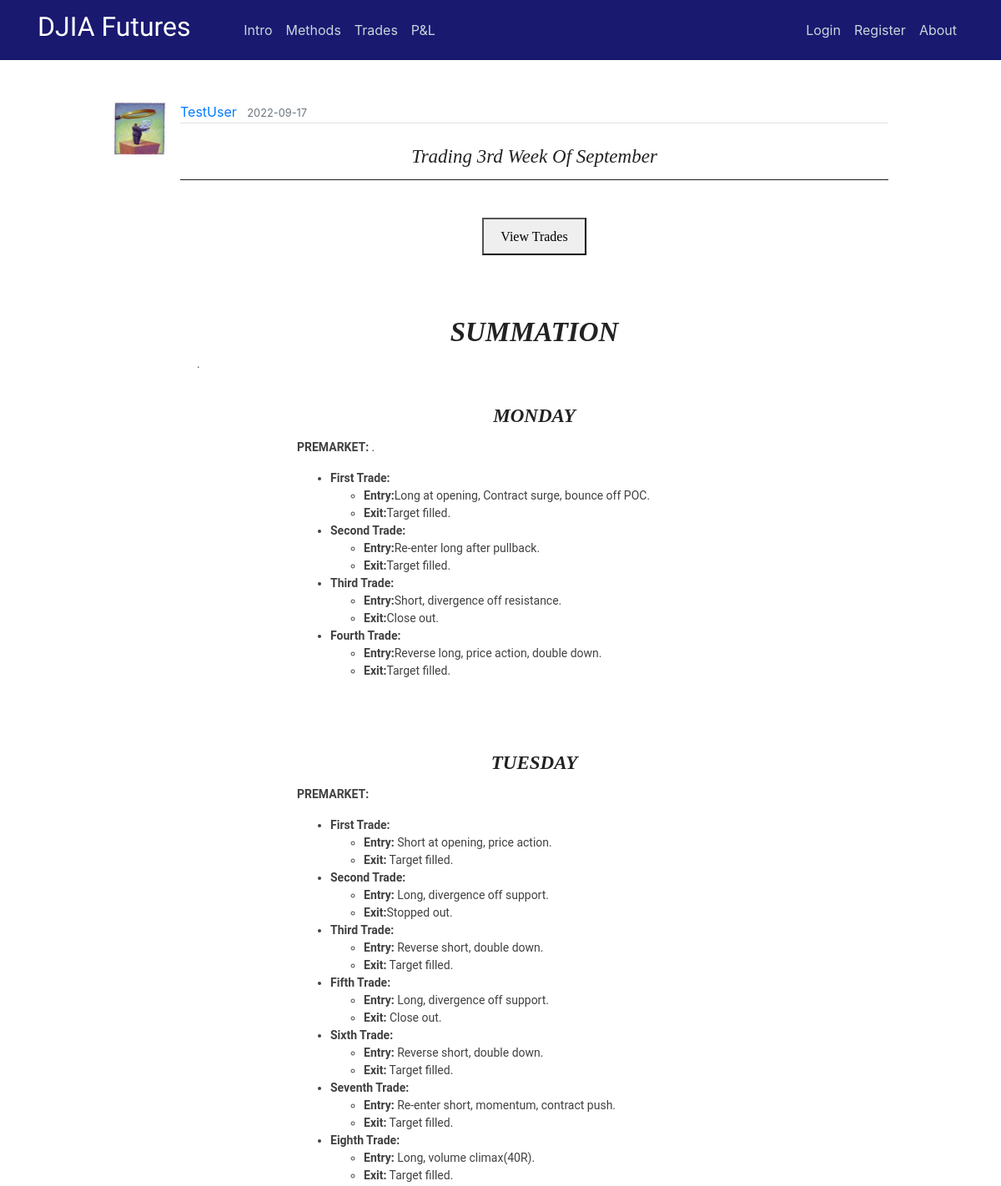
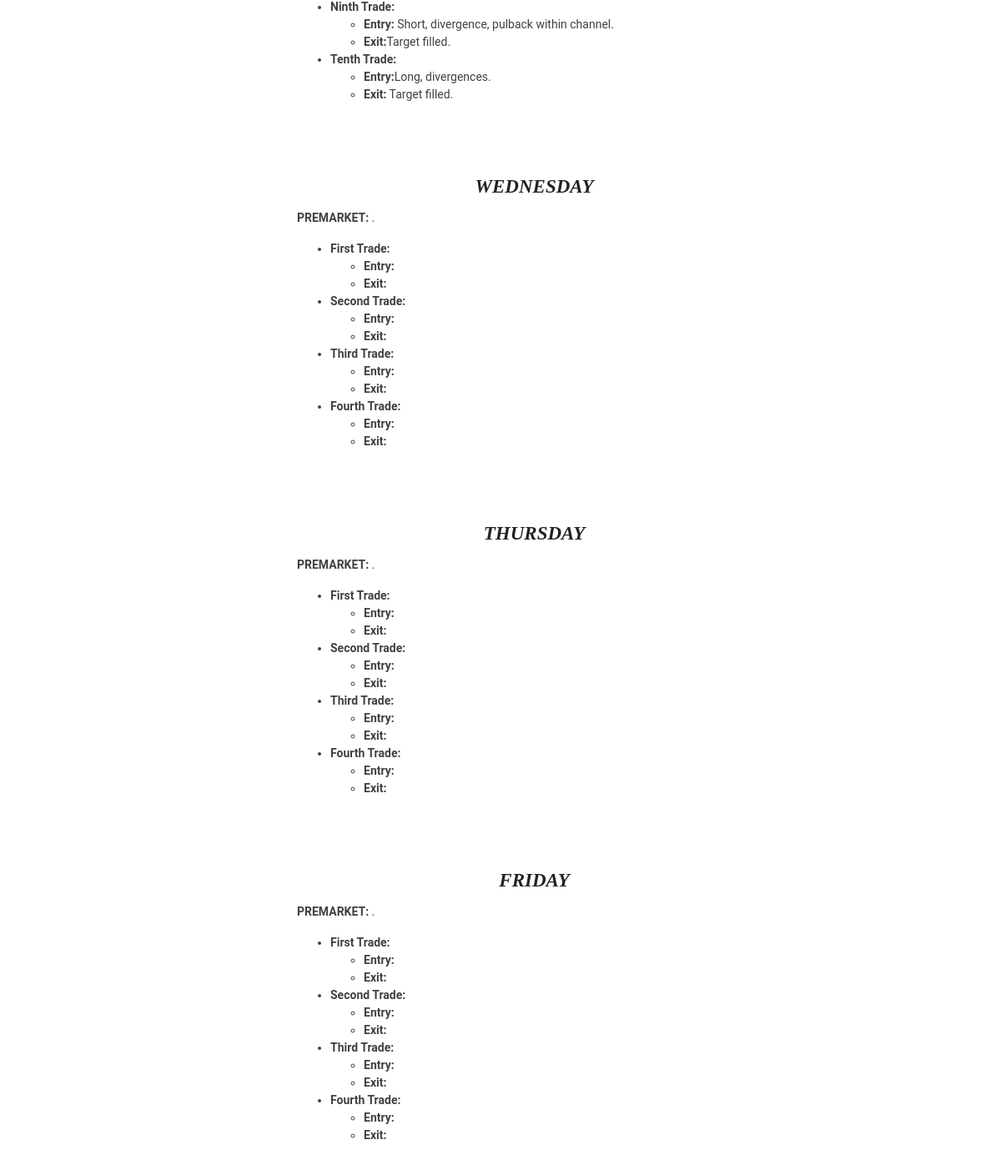
The page /post/177 on the database as committed earlier (2 pictures, top to bottom).
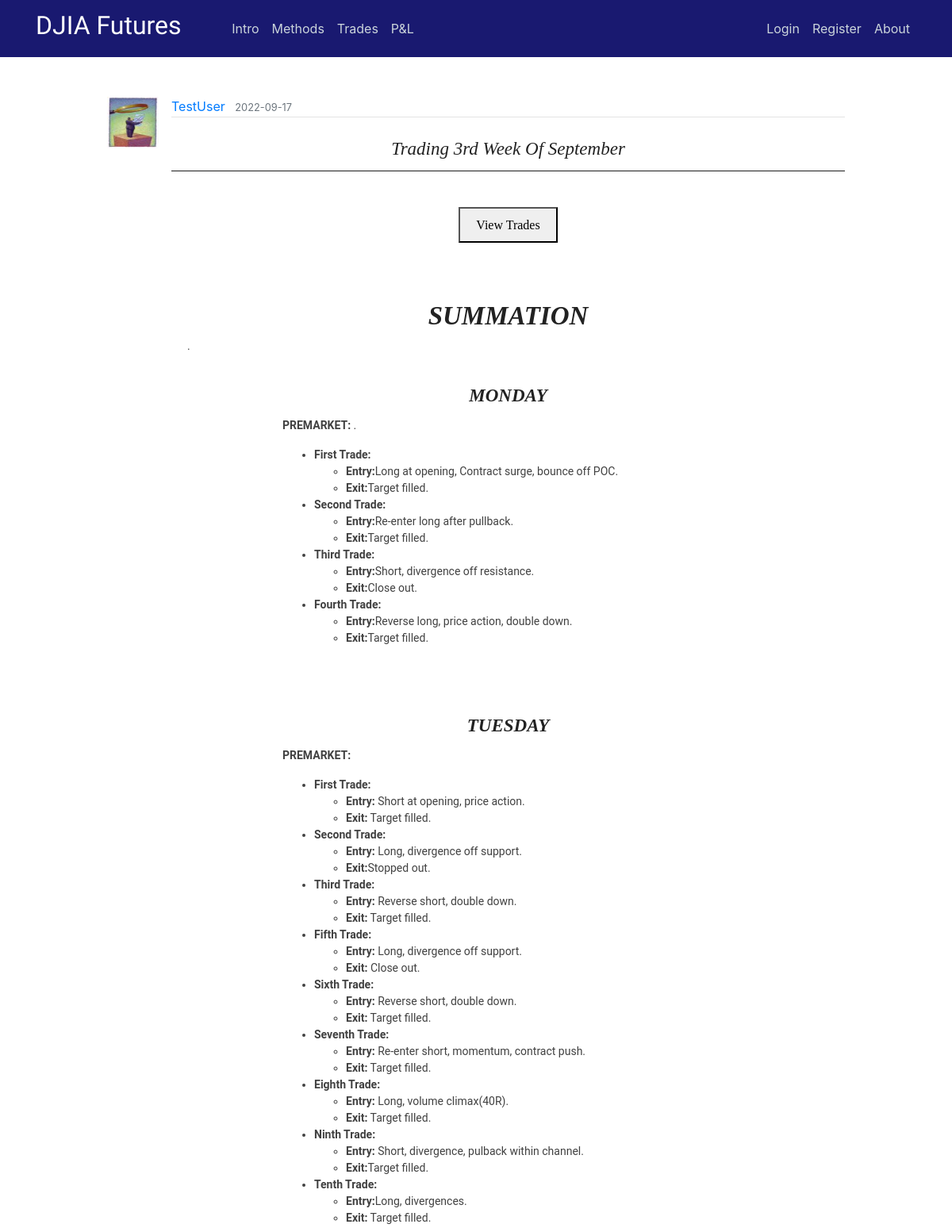
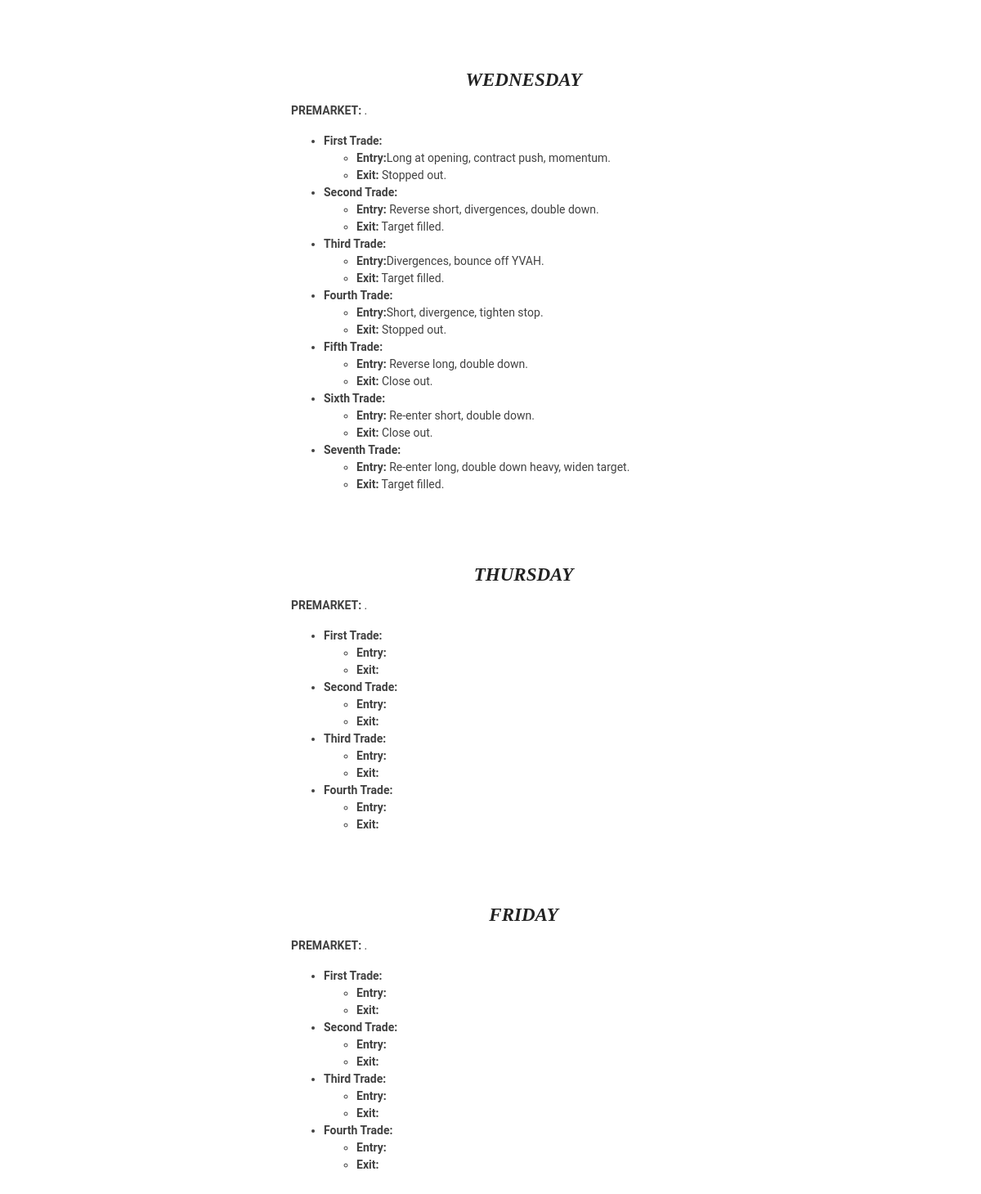
The same page on the database as committed later (2 pictures, top to bottom).
### flaskblog/models.py (models this page shows, shortened)
class User(db.Model, UserMixin):
    id = db.Column(db.Integer, primary_key=True)
    username = db.Column(db.String(20), unique=True, nullable=False)
    email = db.Column(db.String(120), unique=True, nullable=False)
    image_file = db.Column(db.String(20), nullable=False, default='default.jpg')
    password = db.Column(db.String(60), nullable=False)
    posts = db.relationship('Post', backref='author', lazy=True)

class Post(db.Model):
    id = db.Column(db.Integer, primary_key=True)
    title = db.Column(db.String(100), nullable=False)
    date_posted = db.Column(db.DateTime, nullable=False, default=datetime.utcnow)
    content = db.Column(db.Text, nullable=False)
    user_id = db.Column(db.Integer, db.ForeignKey('user.id'), nullable=False)
    teaser_title = db.Column(db.Text, nullable=True)
    teaser_details = db.Column(db.Text, nullable=True)
    teaser_caption = db.Column(db.Text, nullable=True)
    teaser_img = db.Column(db.Text, nullable=True)
    teaser_content = db.Column(db.Text, nullable=True)
    teaser_wkid = db.Column(db.Text, nullable=True)

### flaskblog/posts/routes.py (the view)
@posts.route("/post/<int:post_id>")
def post(post_id):
    post = Post.query.get_or_404(post_id)
    if len(post.teaser_wkid) != 0:
        weekly = post.teaser_wkid
    else:
        weekly = ""
    return render_template('post.html', weekly=weekly, title=post.title, post=post)

### flaskblog/templates/post.html (shortened to what this page needs)
{% extends "layout.html" %}
{% block content %}
  <article class="media content-section" style="border:none;">
    <img class="article-img" src="{{ url_for('static', filename='profile_pics/' + post.author.image_file) }}">
    <div class="media-body">
      <div class="article-metadata">
        <a class="mr-2" href="{{ url_for('users.user_posts', username=post.author.username) }}">{{ post.author.username }}</a>
        <small class="text-muted">{{ post.date_posted.strftime('%Y-%m-%d') }}</small>
      </div>
      <center><br><h3 class="hero-header">{{ post.title }}</h3><hr><br></center>
      {% if weekly |length %}
      <center><button onclick="myDetach()">View Trades</button></center>
      <br>
      <br>
      {% endif %}
      {{ post.content|safe }}
  </article>
{% endblock content %}

### flaskblog/templates/layout.html (shortened to what this page needs)
<!DOCTYPE html>
<html>
    <head>
      <link rel="stylesheet" href="https://maxcdn.bootstrapcdn.com/bootstrap/4.0.0/css/bootstrap.min.css">
      <link rel="stylesheet" type="text/css" href="{{ url_for('static', filename='main.css') }}">
      <link rel="stylesheet" type="text/css" href="{{ url_for('static', filename='study.css') }}">
      <link rel="stylesheet" type="text/css" href="{{ url_for('static', filename='modal.css') }}">
    </head>
    <body class="_backdrop">
    <div class="grid">
    <header class="site-header">
          <nav class="navbar navbar-expand-md navbar-dark bg-steel fixed-top">
              <div class="container">
                <a class="navbar-brand mr-2" href="/"><h2><span style="font-family:Lobster Two">DJIA Futures &nbsp &nbsp &nbsp</span></h2></a>
                <div class="collapse navbar-collapse" id="navbarToggle">
                  <div class="navbar-nav mr-auto">
                    <a class="nav-item nav-link" href="{{ url_for('main.intro') }}">Intro</a>
                    <a class="nav-item nav-link" href="{{ url_for('main.methods') }}">Methods</a>
                    <a class="nav-item nav-link" href="{{ url_for('main.trades') }}">Trades</a>
                    <a class="nav-item nav-link" href="{{ url_for('main.pnl') }}">P&L</a>
                  </div>
                  <div class="navbar-nav">
                    {% if current_user.is_authenticated and current_user.username == "GuestUser" %}
                      <a class="nav-item nav-link" href="{{ url_for('users.login') }}">Members Login</a>
                      <a class="nav-item nav-link" href="{{ url_for('users.logout') }}">Logout</a>
                      <a class="nav-item nav-link" href="{{ url_for('main.about') }}">About</a>
                    {% else %}
                      {% if current_user.is_authenticated %}
                        <a class="nav-item nav-link" href="{{ url_for('posts.new_post') }}">New Post</a>
                        <a class="nav-item nav-link" href="{{ url_for('users.account') }}">Account</a>
                        <a class="nav-item nav-link" href="{{ url_for('users.logout') }}">Logout</a>
                        <a class="nav-item nav-link" href="{{ url_for('main.about') }}">About</a>
                      {% else %}
                        <a class="nav-item nav-link" href="{{ url_for('users.login') }}">Login</a>
                        <a class="nav-item nav-link" href="{{ url_for('users.register') }}">Register</a>
                        <a class="nav-item nav-link" href="{{ url_for('main.about') }}">About</a>
                      {% endif %}
                    {% endif %}
                  </div>
                </div>
              </div>
          </nav>
    </header>
    <main role="main" class="container-fluid site-header-border-adjust col-md-10">
      <div>
        {% block content %}{% endblock %}
      </div>
    </main>
    </body>
</html>

### flaskblog/static/main.css (style rules this page uses)
body { margin-top: 5rem; }
._backdrop { background: url(img/stocks.jpg) no-repeat center center fixed; -webkit-background-size: cover; -moz-background-size: cover; -o-background-size: cover; background-size: cover; }
.adjust-doc-border-intro { padding-right: 20px; padding-left: 20px; padding-top: 20px; padding-bottom: 20px; }
.doc-clear { clear: both; display: block; }
hr { margin-top: 1rem; margin-bottom: 1rem; border: 0; border-top: 1px solid rgba(0, 0, 0, 0.89); }
p.teaser-content { color: #414141; font-size: 14px; font-family: 'Roboto', Arial, 'Helvetica Neue', Helvetica, sans-serif; line-height: 1.5; }
.bg-steel { background-color: midnightblue; }
.site-header .navbar-nav .nav-link { color: #cbd5db; }
.site-header-border-adjust { margin-top: 7rem; }
.content-section { background: #ffffff; padding: 10px 20px; border: 1px solid #000000; border-radius: 9px; margin-bottom: 20px; }
.article-img { height: 65px; width: 65px; margin-right: 16px; }
.article-metadata { padding-bottom: 1px; margin-bottom: 4px; border-bottom: 1px solid #e3e3e3 }

### flaskblog/static/study.css (style rules this page uses)
h1.hero-header { color: #222; text-transform: capitalize; font-weight: 400; font-style: italic; font-size: 28px; font-family: Baskerville, 'Baskerville Old Face', 'Hoefler Text', Garamond, 'Times New Roman', serif; }
h3.hero-header { color: #222; text-transform: capitalize; font-weight: 400; font-style: italic; font-size: 28px; font-family: Baskerville, 'Baskerville Old Face', 'Hoefler Text', Garamond, 'Times New Roman', serif; }
h3 { font-weight: 700; line-height: 1; }
li.list { color: #414141; font-size: 14px; font-family: 'Roboto', Arial, 'Helvetica Neue', Helvetica, sans-serif; line-height: 1.5; }
button { margin-top: 5px; margin-bottom: 5px; padding: 8px 20px 7px; font-family: Cambria, Georgia, serif; line-height: 1.6; }
@media screen and (min-width: 25rem) { h1.hero-header { font-size: 33px; } }
@media screen and (min-width: 25rem) { h3.hero-header { font-size: 23px; } }

### flaskblog/static/modal.css (style rules this page uses)
img { margin-bottom: -4px; }

Rows that differ between the two databases and show on the page:
changed Post "Trading 3rd Week Of September": content "…. First Trade: Entry: Exit: Second Trade: Entry: Exit: Third Trade: Entry: Exit: Fourth Trade: Entry: Exit: THURSDAY PREMARKET: . First…" → "…. First Trade: Entry: Long at opening, contract push, momentum. Exit: Stopped out. Second Trade: Entry: Reverse short, divergences, double down. Exit: Target filled. Third Trade: Entry: Divergences, bounce off YVAH. Exit: Target filled. Fourth Trade: Entry: Short, divergence, tighten stop. Exit: Stopped out. Fifth Trade: Entry: Reverse long, double down. Exit: Close out. Sixth Trade: Entry: Re-enter short, double down. Exit: Close out. Seventh Trade: Entry: Re-enter long, double down heavy, widen target. Exit: Target filled. THURSDAY PREMARKET: . First…"
